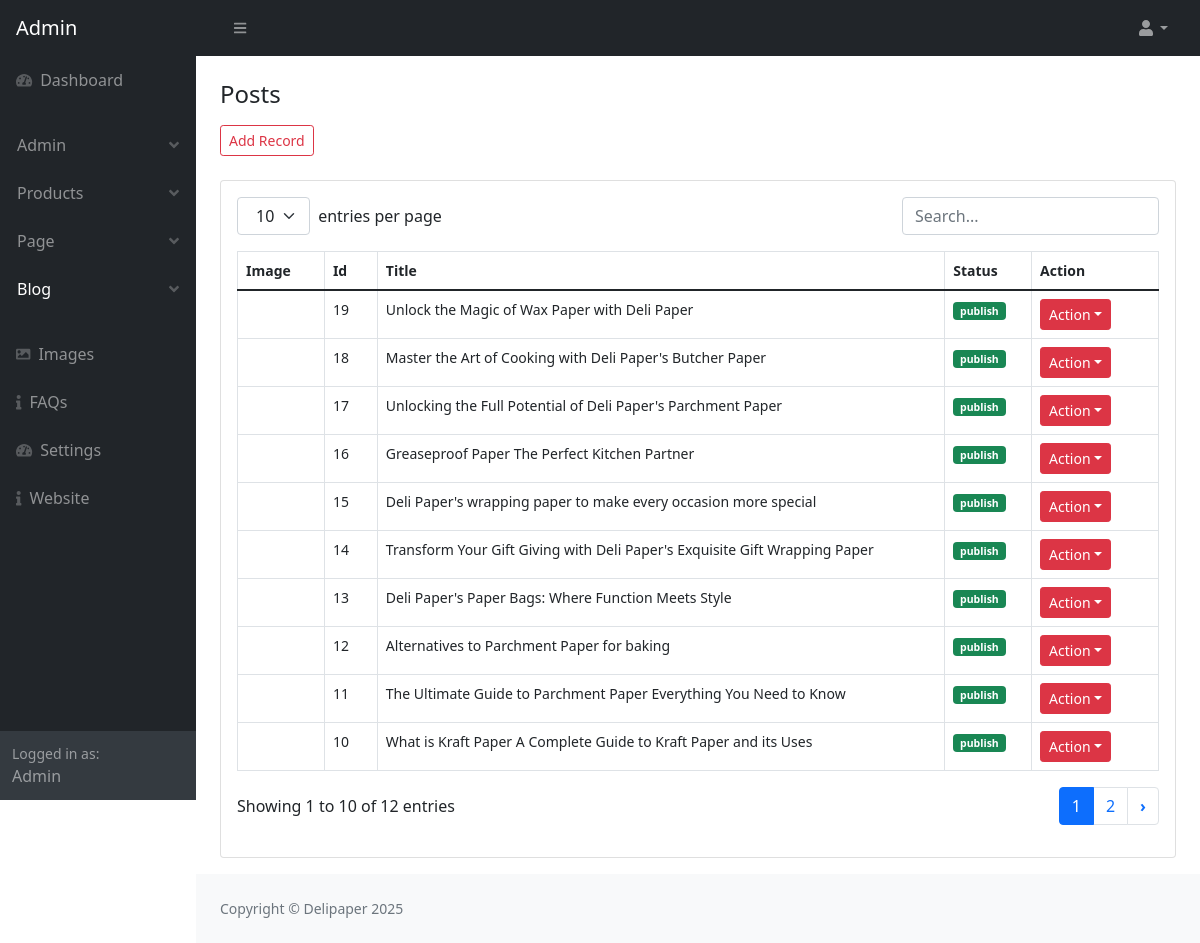
The app's page /admin/post_view.php (signed in), older data.
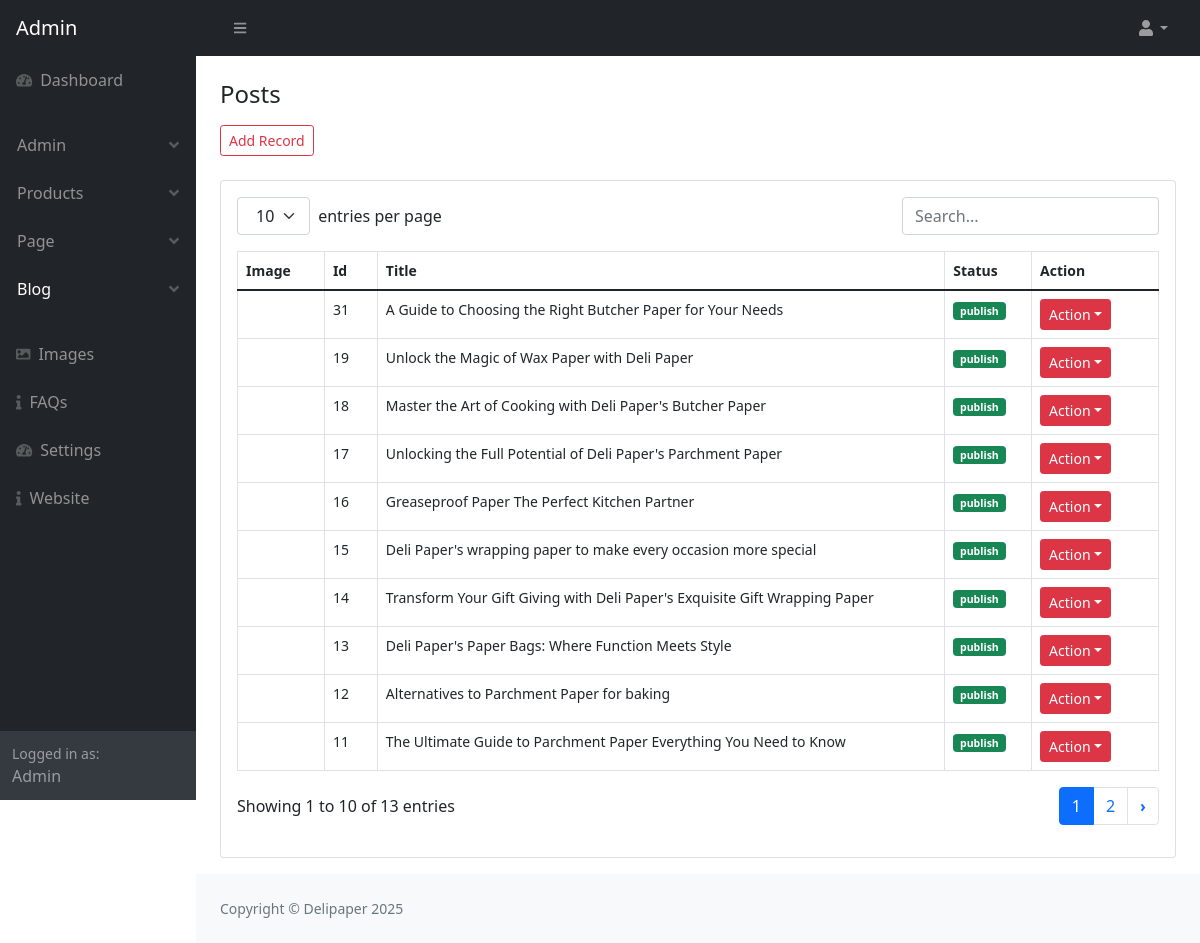
The same page, newer data.
### tables this page shows
CREATE TABLE `post` (
  `post_id` int(11) NOT NULL AUTO_INCREMENT,
  `category_id` int(11) NOT NULL,
  `post_title` varchar(500) NOT NULL,
  `post_url` varchar(500) NOT NULL,
  `post_content` text NOT NULL,
  `post_thumbnail` varchar(500) NOT NULL,
  `post_views` int(11) NOT NULL,
  `post_date` varchar(255) NOT NULL,
  `post_status` varchar(255) NOT NULL,
  `post_index` varchar(255) NOT NULL,
  PRIMARY KEY (`post_id`)
);

CREATE TABLE `setting` (
  `setting_id` int(11) NOT NULL AUTO_INCREMENT,
  `website_title` varchar(500) NOT NULL,
  `website_url` varchar(500) NOT NULL,
  `website_logo` varchar(500) NOT NULL,
  `website_favicon` varchar(500) NOT NULL,
  `website_head_code` text NOT NULL,
  `ad_code_one` text NOT NULL,
  `ad_code_two` text NOT NULL,
  `ad_code_three` text NOT NULL,
  `footer_text` text NOT NULL,
  `facebook` varchar(255) NOT NULL,
  `twitter` varchar(255) NOT NULL,
  `instagram` varchar(25) NOT NULL,
  `pinterest` varchar(255) NOT NULL,
  PRIMARY KEY (`setting_id`)
);

### admin/post_view.php (the view, shortened to what this page needs)
<?php
$page = "post";
require_once('parts/top.php'); ?>
</head>
<body class="sb-nav-fixed">
    <?php require_once('parts/navbar.php'); ?>
    <div id="layoutSidenav">
        <?php require_once('parts/sidebar.php'); ?>
        <div id="layoutSidenav_content" class="">
            <main class="">
                <div class="container-fluid  px-4">
                    <div class="page-header">
                        <div class="col-12 mt-4 mb-4">
                            <h4 class="mb-3">Posts</h4>
                            <a href="post_add.php" class="btn btn-sm  btn-outline-danger">Add Record</a>
                        </div>
                    </div>
                    <div class="card mb-3 bg-white">
                        <div class="card-body ">
                            <table id="datatablesSimple" class="table table-hover table-sm table-responsive">
                                <thead>
                                    <tr>
                                        <th>Image</th>
                                        <th>Id</th>
                                        <th>Title</th>
                                        <th>Status</th>
                                        <th>Action</th>
                                    </tr>
                                </thead>
                                <tbody>
                                    <?php
                                    require_once('parts/db.php');
                                    $select = "SELECT * FROM post  ORDER BY post_id DESC";
                                    $run = mysqli_query($conn, $select);
                                    while ($row = mysqli_fetch_array($run)) {
                                        $post_id = $row['post_id'];
                                        $post_title = $row['post_title'];
                                        $post_status = $row['post_status'];
                                        $post_thumbnail = $row['post_thumbnail'];
                                        if ($post_status == "publish") {
                                            $color = "success";
                                        } else {
                                            $color = "danger";
                                        }
                                    ?>
                                    <tr>
                                        <td><img src="assets/img/<?php echo $post_thumbnail;?>" height="35px" alt="">
                                        </td>
                                        <td><?php echo $post_id; ?></td>
                                        <td><?php echo $post_title; ?></td>
                                        <td><span
                                                class="badge bg-<?php echo $color; ?>"><?php echo $post_status; ?></span>
                                        </td>
                                        <td>
                                            <ul class="navbar-nav ms-auto ms-md-0 me-3 me-lg-4">
                                                <li class="nav-item dropdown">
                                                    <button class="btn btn-danger btn-sm dropdown-toggle"
                                                        id="navbarDropdown" href="#" role="button"
                                                        data-bs-toggle="dropdown"
                                                        aria-expanded="false">Action</i></button>
                                                </li>
                                            </ul>
                                        </td>
                                    </tr>
                                    <?php    } ?>
                                </tbody>
                            </table>
                        </div>
                    </div>
            </main>
            <?php require_once('parts/footer.php'); ?>
        </div>
    </div>
</body>
</html>

### admin/parts/top.php (shortened to what this page needs)
<?php
require_once('parts/db.php');
	if(!isset($_SESSION['admin_email'])){
		echo "<script>window.open('login.php','_self');</script>";
	}else{
		$admin_email = $_SESSION['admin_email'];
		  $select_admin = "SELECT * FROM admin WHERE admin_email='$admin_email' ";
                    $run_admin = mysqli_query($conn,$select_admin);
                    $row_admin = mysqli_fetch_array($run_admin);
						$admin_name = $row_admin['admin_name'];
						$admin_role = $row_admin['admin_role'];
	}
				$select_setting = "SELECT * FROM setting ";
				$run_setting = mysqli_query($conn,$select_setting);
				$row_setting = mysqli_fetch_array($run_setting);
					$website_title = $row_setting['website_title'];
?>
<!DOCTYPE html>
<html lang="en">
<head>
    <link href="https://cdn.jsdelivr.net/npm/simple-datatables@latest/dist/style.css" rel="stylesheet" />
    <link href="css/styles.css" rel="stylesheet" />

### admin/parts/navbar.php (shortened to what this page needs)
<nav class="sb-topnav navbar navbar-expand navbar-dark bg-dark">
    <a class="navbar-brand ps-3" href="index.php">Admin</a>
    <button class="btn btn-link btn-sm order-1 order-lg-0 me-4 me-lg-0" id="sidebarToggle" href="#!"><i
            class="fas fa-bars"></i></button>
    <ul class="navbar-nav ms-auto ms-md-0 me-3 me-lg-4">
        <li class="nav-item dropdown">
            <a class="nav-link dropdown-toggle" id="navbarDropdown" href="#" role="button" data-bs-toggle="dropdown"
                aria-expanded="false"><i class="fas fa-user fa-fw"></i></a>
        </li>
    </ul>
</nav>

### admin/parts/sidebar.php (shortened to what this page needs)
<div id="layoutSidenav_nav">
    <nav class="sb-sidenav accordion sb-sidenav-dark" id="sidenavAccordion">
        <div class="sb-sidenav-menu">
            <div class="nav">
                <?php
                       if ($admin_role == "admin") {
                       ?>
                <a class="nav-link" href="index.php">
                    <div class="sb-nav-link-icon"><i class="fas fa-tachometer-alt"></i></div>
                    Dashboard
                </a>
                <?php }?>
                <ul class="navbar-nav p-3 btn ">
                    <?php
                       if ($admin_role == "admin") {
                       ?>
                    <li class="nav-item  dropdown">
                        <a class="nav-link <?php if ($page == "admin") {
                                                   echo "active";
                                               } ?> dropdown " id="navbarDropdown" href="#" role="button"
                            data-bs-toggle="dropdown" aria-expanded="false">Admin<div
                                class="sb-sidenav-collapse-arrow"><i class="fas fa-angle-down"></i></div></a>
                    </li>
                    <li class="nav-item dropdown">
                        <a class="nav-link <?php if ($page == "product") {
                                                   echo "active";
                                               } ?> dropdown " id="navbarDropdown" href="#" role="button"
                            data-bs-toggle="dropdown" aria-expanded="false">Products<div
                                class="sb-sidenav-collapse-arrow"><i class="fas fa-angle-down"></i></div></a>
                    </li>
                    <li class="nav-item dropdown">
                        <a class="nav-link <?php if ($page == "page") {
                                                   echo "active";
                                               } ?> dropdown " id="navbarDropdown" href="#" role="button"
                            data-bs-toggle="dropdown" aria-expanded="false">Page<div
                                class="sb-sidenav-collapse-arrow"><i class="fas fa-angle-down"></i></div></a>
                    </li>
                    <?php } ?>
                    <li class="nav-item dropdown">
                        <a class="nav-link <?php if ($page == "post") {
                                               echo "active";
                                           } ?> dropdown" id="navbarDropdown" href="#" role="button"
                            data-bs-toggle="dropdown" aria-expanded="false">Blog<div
                                class="sb-sidenav-collapse-arrow"><i class="fas fa-angle-down"></i></div></a>
                    </li>
                </ul>
                <a class="nav-link <?php if ($page == "image") {
                                       echo "active";
                                   } ?>" href="image_add.php">
                    <div class="sb-nav-link-icon"><i class="fas fa-image"></i></div>
                    Images
                </a>
                <?php
                   if ($admin_role == "admin") {
                   ?>
                <a class="nav-link <?php if ($page == "faq") {
                                           echo "active";
                                       } ?>" href="faq.php">
                    <div class="sb-nav-link-icon"><i class="fas fa-info"></i></div>
                    FAQs
                </a>
                <a class="nav-link <?php if ($page == "setting") {
                                           echo "active";
                                       } ?>" href="setting.php">
                    <div class="sb-nav-link-icon"><i class="fas fa-tachometer-alt"></i></div>
                    Settings
                </a>
                <a class="nav-link" href="../index.php">
                    <div class="sb-nav-link-icon"><i class="fas fa-info"></i></div>
                    Website
                </a>
                <?php } ?>
            </div>
        </div>
        <div class="sb-sidenav-footer">
            <div class="small">Logged in as:</div>
            <?php echo ucfirst($admin_name); ?>
        </div>
    </nav>
</div>

### admin/parts/footer.php
<footer class="py-4 bg-light mt-auto">
    <div class="container-fluid px-4">
        <div class="d-flex align-items-center justify-content-between small">
            <div class="text-muted">Copyright &copy; <?php echo $website_title; ?> <?php echo  date("Y"); ?></div>
        </div>
    </div>
</footer>

Row changes from the older to the newer data that the page shows:
no longer on this page (row unchanged): post: post_id "10", post_title "What is Kraft Paper A Complete Guide to Kraft Paper and its Uses", post_status "publish"
added post: post_id "31", post_title "A Guide to Choosing the Right Butcher Paper for Your Needs", post_status "publish"
Text that changed along with them:
text written by a page script: "entries per page Showing 1 to 10 of 12 entries 1 2 ›" → "entries per page Showing 1 to 10 of 13 entries 1 2 ›"
